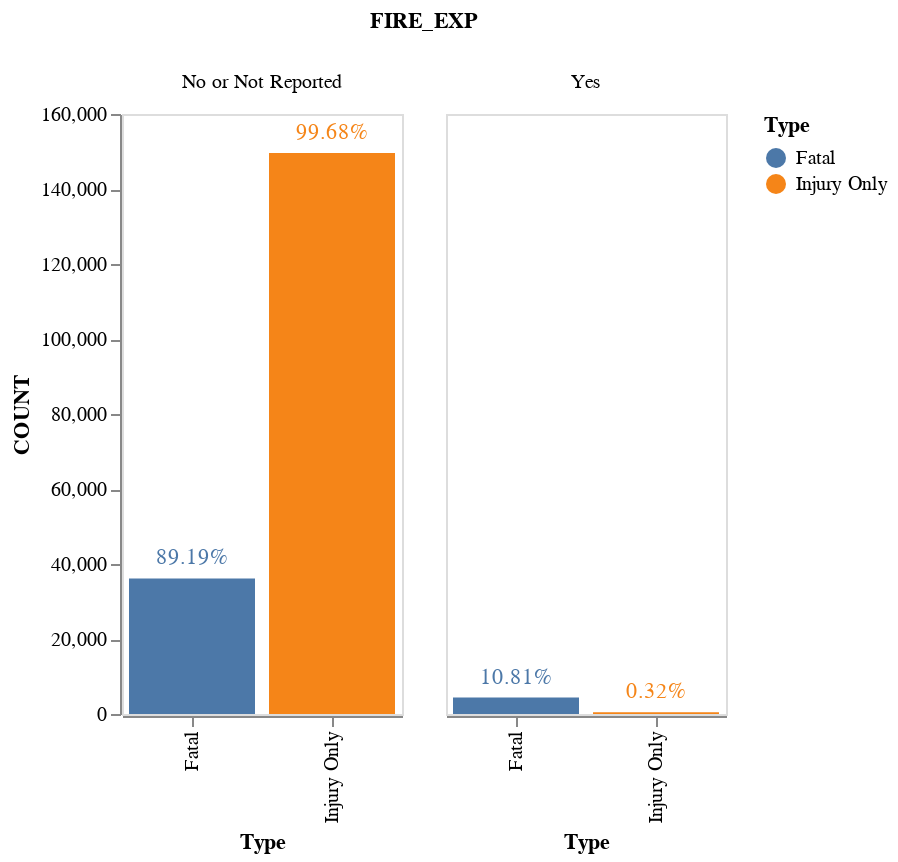

This figure's notebook cell:
### Code cell
base=alt.Chart(fire_Concat).encode(
    alt.X('Type:N',axis=alt.Axis(grid=False)),
    alt.Y('COUNT:Q',axis=alt.Axis(grid=False)),
    color='Type:N'
   
).properties(width=140)

text = base.mark_text(
    align='center',
    baseline='top',
    dx=3  # Nudges text to right so it doesn't appear on top of the bar
).encode(
    text='%:N'
)

alt.layer(
  base.mark_bar(),
  base.mark_text(dx=0, dy=-10).encode(text='%:N')
).facet(
  column='FIRE_EXP:N'
)

### Figure 1 — Vega-Lite specification as saved in the notebook (floating-point values rounded to 4 significant figures)
{"config": {"view": {"continuousWidth": 400, "continuousHeight": 300}}, "data": {"name": "data-47640c4b22c6f8dc72e53e835f5ea8e6"}, "facet": {"column": {"type": "nominal", "field": "FIRE_EXP"}}, "spec": {"layer": [{"mark": "bar", "encoding": {"color": {"type": "nominal", "field": "Type"}, "x": {"type": "nominal", "axis": {"grid": false}, "field": "Type"}, "y": {"type": "quantitative", "axis": {"grid": false}, "field": "COUNT"}}, "width": 140}, {"mark": {"type": "text", "dx": 0, "dy": -10}, "encoding": {"color": {"type": "nominal", "field": "Type"}, "text": {"type": "nominal", "field": "%"}, "x": {"type": "nominal", "axis": {"grid": false}, "field": "Type"}, "y": {"type": "quantitative", "axis": {"grid": false}, "field": "COUNT"}}, "width": 140}]}, "$schema": "https://vega.github.io/schema/vega-lite/v4.8.1.json", "datasets": {"data-47640c4b22c6f8dc72e53e835f5ea8e6": [{"FIRE_EXP": "No or Not Reported", "COUNT": 149612, "%": "99.68%", "Type": "Injury Only"}, {"FIRE_EXP": "Yes", "COUNT": 476, "%": "0.32%", "Type": "Injury Only"}, {"FIRE_EXP": "No or Not Reported", "COUNT": 36155, "%": "89.19%", "Type": "Fatal"}, {"FIRE_EXP": "Yes", "COUNT": 4380, "%": "10.81%", "Type": "Fatal"}]}}
